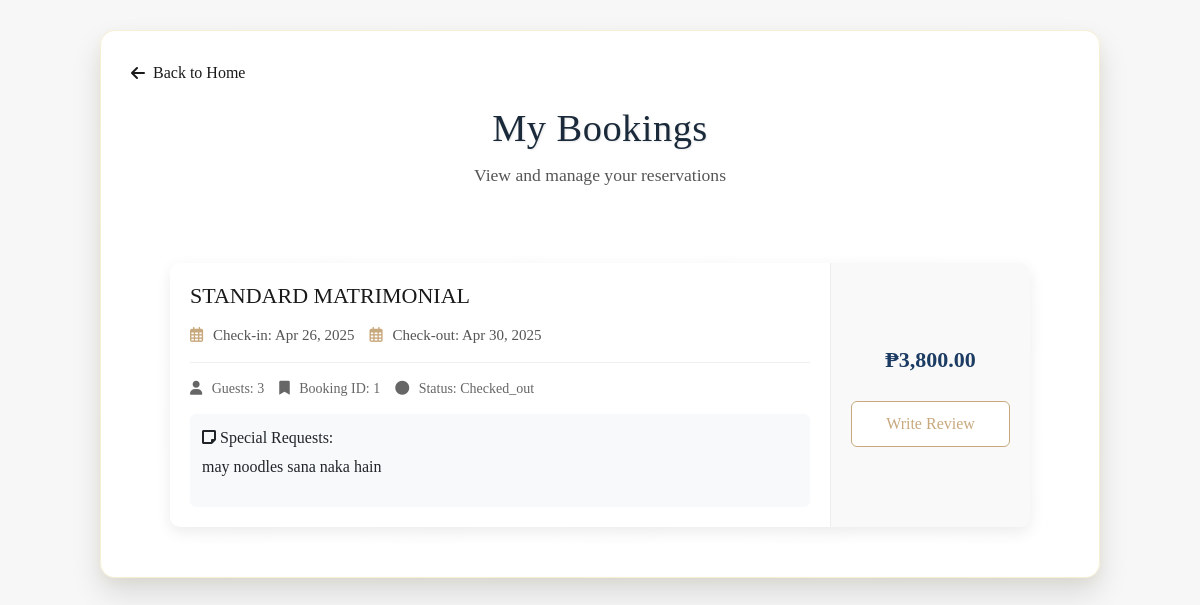
Screenshot of /landing_page/pages/my_bookings.php (signed in) with the database file from the repository.
### tables this page shows
CREATE TABLE IF NOT EXISTS `bookings` (
  `booking_id` int NOT NULL AUTO_INCREMENT,
  `user_id` int NOT NULL,
  `room_id` int NOT NULL,
  `check_in_date` date NOT NULL,
  `check_out_date` date NOT NULL,
  `booking_date` timestamp NULL DEFAULT CURRENT_TIMESTAMP,
  `guests_count` int NOT NULL,
  `total_price` decimal(10,2) NOT NULL,
  `special_requests` text,
  `booking_status` enum('pending','confirmed','checked_in','checked_out','cancelled') DEFAULT 'pending',
  `payment_status` set('pending','paid','partial') DEFAULT 'pending',
  `booking_source` varchar(50) DEFAULT 'website',
  PRIMARY KEY (`booking_id`),
  KEY `user_id` (`user_id`),
  KEY `room_id` (`room_id`)
);

CREATE TABLE IF NOT EXISTS `room_types` (
  `room_type_id` int NOT NULL AUTO_INCREMENT,
  `type_name` varchar(50) NOT NULL,
  `description` text,
  `floor_type` int NOT NULL,
  `base_price` decimal(10,2) NOT NULL,
  `capacity` int NOT NULL,
  `amenities` text,
  `image_path` text,
  PRIMARY KEY (`room_type_id`)
);

### landing_page/pages/my_bookings.php (the view, shortened to what this page needs)
<?php
require_once '../../config/db.php';
$user_id = isset($_SESSION['user_id']) ? $_SESSION['user_id'] : null;
$bookings = [];
if ($user_id) {
    $stmt = $conn->prepare("SELECT b.*, r.type_name, r.base_price, rm.room_type_id
                          FROM bookings b
                          JOIN rooms rm ON b.room_id = rm.room_id
                          JOIN room_types r ON rm.room_type_id = r.room_type_id
                          WHERE b.user_id = ?
                          ORDER BY FIELD(b.booking_status, 'confirmed', 'pending')");
    $stmt->bind_param("i", $user_id);
    $stmt->execute();
    $result = $stmt->get_result();
    if ($result->num_rows > 0) {
        while ($row = $result->fetch_assoc()) {
            $bookings[] = $row;
        }
    }
}
?>
<!DOCTYPE html>
<html lang="en">
<link rel="stylesheet" href="../css/booking.css">
<?php include_once '../includes/head.php'; ?>
<body>
    <div class="booking-container">
        <div class="back-button" style="margin-bottom: 20px;">
            <a href="index.php"
                style="text-decoration: none; color: var(--dark-text); display: flex; align-items: center; width: fit-content;">
                <i class="fas fa-arrow-left" style="margin-right: 8px;"></i>
                Back to Home
            </a>
        </div>
        <div class="booking-header">
            <h1>My Bookings</h1>
            <p>View and manage your reservations</p>
        </div>
        <div class="bookings-section">
            <?php if (empty($bookings)): ?>
                <div class="no-bookings">
                    <p>You don't have any bookings yet.</p>
                    <a href="index.php" class="btn-primary">Browse Rooms</a>
                </div>
            <?php else: ?>
                <div class="bookings-list">
                    <?php foreach ($bookings as $booking): ?>
                        <div class="booking-card">
                            <div class="booking-details">
                                <h3><?php echo htmlspecialchars($booking['type_name']); ?></h3>
                                <div class="booking-dates">
                                    <p><i class="far fa-calendar-alt"></i> Check-in:
                                        <?php echo date('M d, Y', strtotime($booking['check_in_date'])); ?>
                                    </p>
                                    <p><i class="far fa-calendar-alt"></i> Check-out:
                                        <?php echo date('M d, Y', strtotime($booking['check_out_date'])); ?>
                                    </p>
                                </div>
                                <div class="booking-meta">
                                    <p><i class="fas fa-user"></i> Guests:
                                        <?php echo htmlspecialchars($booking['guests_count']); ?>
                                    </p>
                                    <p><i class="fas fa-bookmark"></i> Booking ID:
                                        <?php echo htmlspecialchars($booking['booking_id']); ?>
                                    </p>
                                    <p class="booking-status <?php echo strtolower($booking['booking_status']); ?>">
                                        <i class="fas fa-circle"></i> Status:
                                        <?php echo htmlspecialchars(ucfirst($booking['booking_status'])); ?>
                                    </p>
                                </div>
                                <?php if (!empty($booking['special_requests'])): ?>
                                    <div class="special-requests">
                                        <p><i class="fas fa-sticky-note"></i> Special Requests:</p>
                                        <p><?php echo htmlspecialchars($booking['special_requests']); ?></p>
                                    </div>
                                <?php endif; ?>
                            </div>
                            <div class="booking-actions">
                                <p class="booking-price">₱<?php echo number_format($booking['total_price'], 2); ?></p>
                                <?php if ($booking['booking_status'] === 'checked_out'): ?>
                                    <button class="btn-review" data-booking-id="<?php echo $booking['booking_id']; ?>">
                                        Write Review
                                    </button>
                                <?php elseif ($booking['booking_status'] === 'confirmed'): ?>
                                    <a href="booking_details.php?id=<?php echo $booking['booking_id']; ?>" class="btn-details">
                                        View Details
                                    </a>
                                <?php endif; ?>
                            </div>
                        </div>
                    <?php endforeach; ?>
                </div>
            <?php endif; ?>
        </div>
    </div>
</body>
</html>

### landing_page/css/booking.css (style rules this page uses)
.booking-container { max-width: 1000px; margin: 30px auto; padding: 30px; background: linear-gradient( 135deg, rgba(255, 255, 255, 0.98), rgba(255, 255, 255, 0.95) ); border-radius: 15px; box-shadow: 0 15px 30px rgba(0, 0, 0, 0.12), 0 4px 10px rgba(212, 175, 55, 0.08); font-family: "Montserrat", sans-serif; position: relative; border: 1px solid rgba(212, 175, 55, 0.2); }
.booking-header { text-align: center; margin-bottom: 25px; }
.booking-header h1 { font-family: "Playfair Display", serif; font-size: 2.4em; color: #1a2a3a; margin-bottom: 12px; text-shadow: 1px 1px 2px rgba(0, 0, 0, 0.1); letter-spacing: 0.5px; }
.booking-header p { color: #555; font-size: 1.1em; font-weight: 300; line-height: 1.4; }
.bookings-section { max-width: 900px; margin: 0 auto; padding: 20px; }
.bookings-list { display: flex; flex-direction: column; gap: 20px; margin-top: 30px; }
.booking-card { background-color: white; border-radius: 10px; box-shadow: 0 5px 15px rgba(0, 0, 0, 0.08); overflow: hidden; display: flex; flex-direction: column; transition: transform 0.3s ease, box-shadow 0.3s ease; }
@media (min-width: 768px) { .booking-card { flex-direction: row; } }
.booking-details { padding: 20px; flex: 1; }
.booking-details h3 { font-size: 22px; margin-bottom: 15px; color: var(--dark-text); }
.booking-dates { display: flex; flex-wrap: wrap; gap: 15px; margin-bottom: 15px; padding-bottom: 15px; border-bottom: 1px solid #f0f0f0; }
.booking-dates p { margin: 0; font-size: 15px; color: #555; }
.booking-dates i { color: var(--primary-color); margin-right: 6px; }
.booking-meta { display: flex; flex-wrap: wrap; gap: 15px; margin-bottom: 15px; }
.booking-meta p { margin: 0; font-size: 14px; color: #666; }
.booking-meta i { margin-right: 6px; }
.booking-status { font-weight: 500; }
.special-requests { background-color: #f8f9fa; padding: 12px; border-radius: 6px; margin-top: 10px; }
.special-requests p:first-child { font-weight: 500; margin-bottom: 5px; }
.booking-actions { padding: 20px; background-color: #f9f9f9; display: flex; flex-direction: column; gap: 10px; justify-content: center; min-width: 200px; border-left: 1px solid #eee; }
.booking-price { font-size: 22px; font-weight: 700; color: var(--secondary-color); margin: 0 0 15px 0; text-align: center; }
.btn-cancel, .btn-review, .btn-details { display: block; width: 100%; padding: 10px; text-align: center; border-radius: 6px; font-weight: 500; transition: all 0.3s ease; cursor: pointer; text-decoration: none; }
.btn-review { background-color: #fff; color: var(--primary-color); border: 1px solid var(--primary-color); }

### landing_page/css/style.css (style rules this page uses)
:root { --primary-color: #c8a97e; --secondary-color: #1c3c64; --accent-color: #9c7a48; --dark-text: #1a1a1a; --light-text: #707070; --light-bg: #f7f7f7; --white: #ffffff; --shadow: 0 10px 30px rgba(0, 0, 0, 0.08); --luxury-gradient: linear-gradient( 135deg, var(--primary-color) 0%, var(--accent-color) 100% ); }
* { margin: 0; padding: 0; box-sizing: border-box; font-family: "Playfair Display", serif; }
body { background-color: var(--light-bg) !important; color: var(--dark-text); }

### rows the page displays
bookings: room_types.type_name "STANDARD MATRIMONIAL", check_in_date "Apr 26, 2025", check_out_date "Apr 30, 2025", guests_count "3", booking_id "1", booking_status "Checked_out", special_requests "may noodles sana naka hain", total_price "3,800.00"
